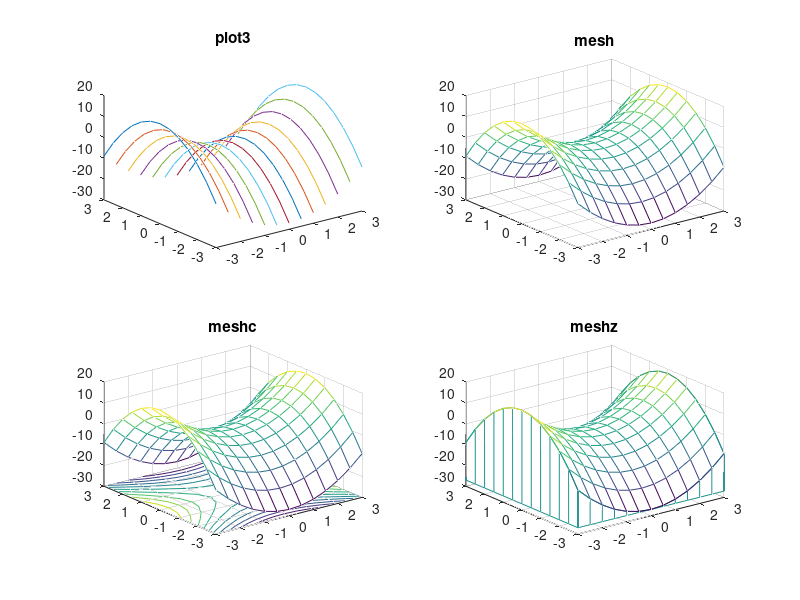

This chart was generated by the following MATLAB code:
[X,Y] = meshgrid(-3:.5:3);
Z = 2 * X.^2-3 * Y.^2;
subplot(2,2,1)
plot3(X,Y,Z)
title('plot3')
subplot(2,2,2)
mesh(X,Y,Z)
title('mesh')
subplot(2,2,3)
meshc(X,Y,Z)
title('meshc')
subplot(2,2,4)
meshz(X,Y,Z)
title('meshz')
set(gcf,'Color','w');